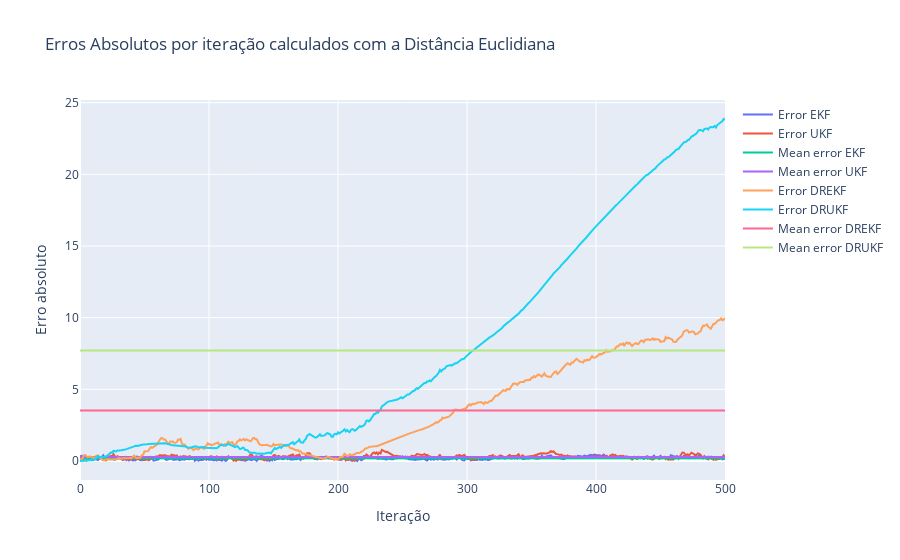

Write notebook code for a chart like this one.
### Code cell
xTrue = hxtrue_ekf[0, :]
yTrue = hxtrue_ekf[1, :]

xEstEkf = hxpred_ekf[0, :]
yEstEkf = hxpred_ekf[1, :]

xEstUkf = hxEst_ukf[0, :]
yEstUkf = hxEst_ukf[1, :]

xDREkf = hxdr_ekf[0, :]
yDREkf = hxdr_ekf[1, :]

xDRUkf = hxDR_ukf[0, :]
yDRUkf = hxDR_ukf[1, :]


#done

difx = xTrue - xEstEkf
dify = yTrue - yEstEkf
error_Ekf = np.sqrt(difx ** 2 + dify ** 2)
sqrt_error_Ekf = np.sqrt(error_Ekf)

difx = xTrue - xEstUkf
dify = yTrue - yEstUkf
error_Ukf = np.sqrt(difx ** 2 + dify ** 2)
sqrt_error_Ukf = np.sqrt(error_Ukf)

difx = xTrue - xDREkf
dify = yTrue - yDREkf
error_DREkf = np.sqrt(difx ** 2 + dify ** 2)
sqrt_error_DREkf = np.sqrt(error_DREkf)

difx = xTrue - xDRUkf
dify = yTrue - yDRUkf
error_DRUkf = np.sqrt(difx ** 2 + dify ** 2)
sqrt_error_DRUkf = np.sqrt(error_DRUkf)

mean_Ekf = np.mean(error_Ekf)
mean_Ukf = np.mean(error_Ukf)

mean_DREkf = np.mean(error_DREkf)
mean_DRUkf = np.mean(error_DRUkf)


print('Mean Error DREKF:', mean_DREkf)
print('Mean Error DRUKF:', mean_DRUkf)

print('Mean Error EKF:', mean_Ekf)
print('Mean Error UKF:', mean_Ukf)

x = np.arange(error_Ekf.shape[0])

fig = go.Figure()

fig.add_trace(go.Scatter(
    x=x, y=error_Ekf,
    name='Error EKF',
    mode='lines'
))

fig.add_trace(go.Scatter(
    x=x, y=error_Ukf,
    name='Error UKF',
    mode='lines'
))

fig.add_trace(go.Scatter(
    x=x, y=np.full(x.shape[0],mean_Ekf),
    name='Mean error EKF',
    mode='lines'
))

fig.add_trace(go.Scatter(
    x=x, y=np.full(x.shape[0],mean_Ukf),
    name='Mean error UKF',
    mode='lines'
))

fig.add_trace(go.Scatter(
    x=x, y=error_DREkf,
    name='Error DREKF',
    mode='lines'
))

fig.add_trace(go.Scatter(
    x=x, y=error_DRUkf,
    name='Error DRUKF',
    mode='lines'
))

fig.add_trace(go.Scatter(
    x=x, y=np.full(x.shape[0],mean_DREkf),
    name='Mean error DREKF',
    mode='lines'
))

fig.add_trace(go.Scatter(
    x=x, y=np.full(x.shape[0],mean_DRUkf),
    name='Mean error DRUKF',
    mode='lines'
))

fig.update_layout(
    title_text='Erros Absolutos por iteração calculados com a Distância Euclidiana',
    xaxis_title='Iteração',
    yaxis_title='Erro absoluto',
)

fig.show()

### Figure 1 — Plotly figure (JSON) as saved in the notebook; plotly's stock layout.template omitted (floating-point values rounded to 4 significant figures; data arrays with more than 128 entries replaced by an {"elided": "..."} marker saying what was removed)
{"data": [{"mode": "lines", "name": "Error EKF", "type": "scatter", "x": {"elided": "501 int values"}, "y": {"elided": "501 float values"}}, {"mode": "lines", "name": "Error UKF", "type": "scatter", "x": {"elided": "501 int values"}, "y": {"elided": "501 float values"}}, {"mode": "lines", "name": "Mean error EKF", "type": "scatter", "x": {"elided": "501 int values"}, "y": {"elided": "501 float values"}}, {"mode": "lines", "name": "Mean error UKF", "type": "scatter", "x": {"elided": "501 int values"}, "y": {"elided": "501 float values"}}, {"mode": "lines", "name": "Error DREKF", "type": "scatter", "x": {"elided": "501 int values"}, "y": {"elided": "501 float values"}}, {"mode": "lines", "name": "Error DRUKF", "type": "scatter", "x": {"elided": "501 int values"}, "y": {"elided": "501 float values"}}, {"mode": "lines", "name": "Mean error DREKF", "type": "scatter", "x": {"elided": "501 int values"}, "y": {"elided": "501 float values"}}, {"mode": "lines", "name": "Mean error DRUKF", "type": "scatter", "x": {"elided": "501 int values"}, "y": {"elided": "501 float values"}}], "layout": {"title": {"text": "Erros Absolutos por iteração calculados com a Distância Euclidiana"}, "xaxis": {"title": {"text": "Iteração"}}, "yaxis": {"title": {"text": "Erro absoluto"}}}}
